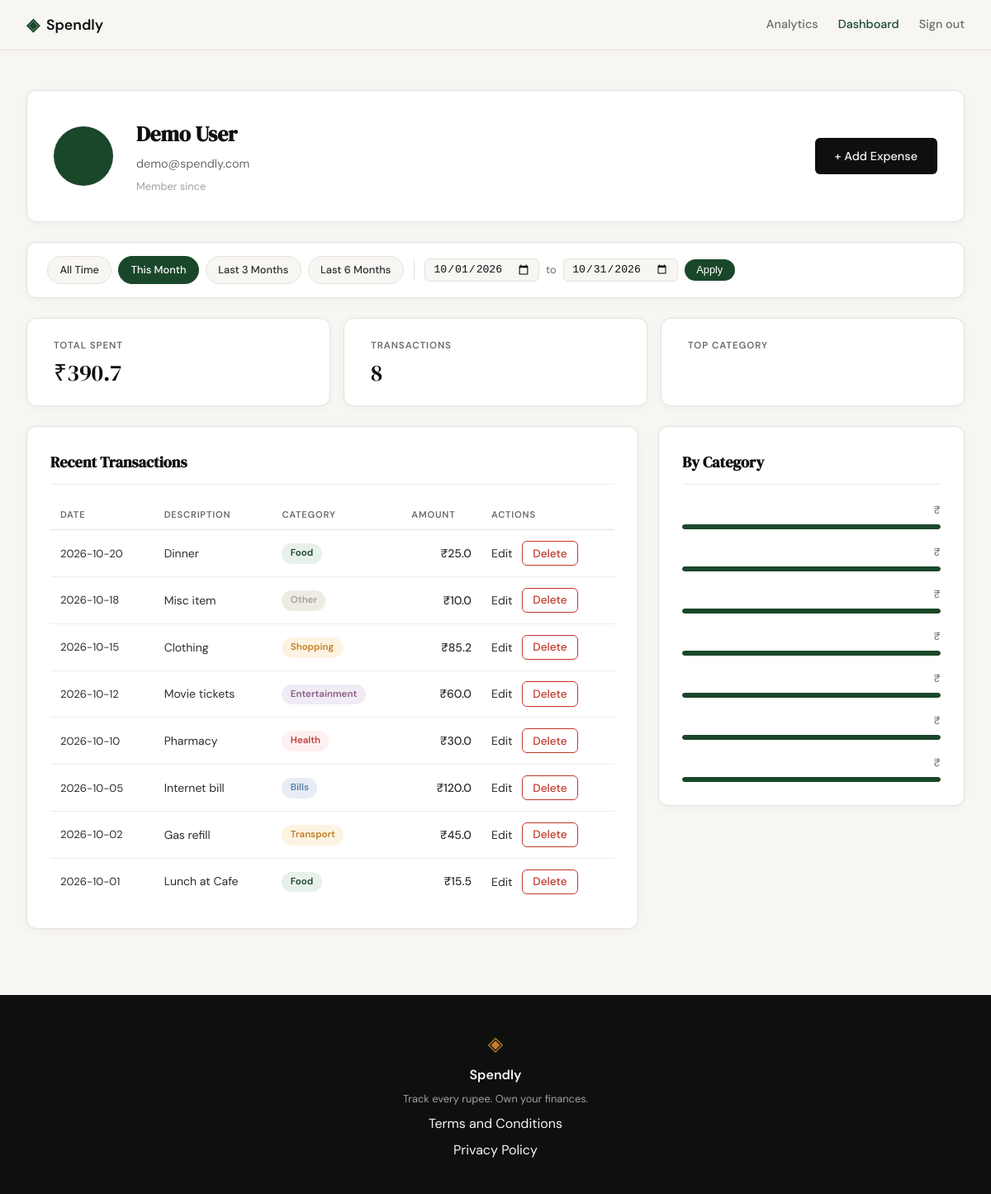
/profile?date_from=2026-10-01&date_to=2026-10-31 (signed in), run on the app's committed database.
### tables this page shows
CREATE TABLE users (
                id INTEGER PRIMARY KEY AUTOINCREMENT,
                name TEXT NOT NULL,
                email TEXT UNIQUE NOT NULL,
                password_hash TEXT NOT NULL,
                created_at TEXT DEFAULT (datetime('now'))
            );

CREATE TABLE expenses (
                id INTEGER PRIMARY KEY AUTOINCREMENT,
                user_id INTEGER NOT NULL,
                amount REAL NOT NULL,
                category TEXT NOT NULL,
                date TEXT NOT NULL,
                description TEXT,
                created_at TEXT DEFAULT (datetime('now')),
                FOREIGN KEY (user_id) REFERENCES users (id)
            );

### app.py (the view)
@app.route("/profile")
def profile():
    if not session.get("user_id"):
        return redirect(url_for("login"))
    uid = session["user_id"]
    today = date.today()
    date_from = _parse_date(request.args.get("date_from"))
    date_to = _parse_date(request.args.get("date_to"))
    if date_from and date_to and date_from > date_to:
        flash("Start date must be before end date.", "error")
        date_from = date_to = None
    today_str = today.isoformat()
    this_month_from = today.replace(day=1).isoformat()
    this_month_to = today.replace(
        day=calendar.monthrange(today.year, today.month)[1]
    ).isoformat()
    presets = {
        "this_month": {"date_from": this_month_from, "date_to": this_month_to},
        "last_3": {"date_from": _months_ago(today, 3), "date_to": today_str},
        "last_6": {"date_from": _months_ago(today, 6), "date_to": today_str},
    }
    return render_template(
        "profile.html",
        user=get_user_by_id(uid),
        stats=get_summary_stats(uid, date_from, date_to),
        expenses=get_recent_transactions(uid, date_from=date_from, date_to=date_to),
        categories=get_category_breakdown(uid, date_from, date_to),
        date_from=date_from,
        date_to=date_to,
        presets=presets,
    )

### app.py (called while the page is built)
def _parse_date(val):
    try:
        datetime.strptime(val, "%Y-%m-%d")
        return val
    except (ValueError, TypeError):
        return None

def _months_ago(today, n):
    m, y = today.month - n, today.year
    while m <= 0:
        m += 12
        y -= 1
    return date(y, m, 1).isoformat()

### database/db.py (called while the page is built)
def get_db():
    conn = sqlite3.connect(DB_PATH)
    conn.row_factory = sqlite3.Row
    conn.execute("PRAGMA foreign_keys = ON")
    return conn

### database/queries.py (called while the page is built)
def get_user_by_id(user_id):
    with get_db() as conn:
        return conn.execute("SELECT * FROM users WHERE id = ?", (user_id,)).fetchone()

def get_summary_stats(user_id, date_from=None, date_to=None):
    query = "SELECT SUM(amount) as total, COUNT(*) as count FROM expenses WHERE user_id = ?"
    params = [user_id]
    if date_from:
        query += " AND date >= ?"
        params.append(date_from)
    if date_to:
        query += " AND date <= ?"
        params.append(date_to)
    with get_db() as conn:
        return conn.execute(query, params).fetchone()

def get_recent_transactions(user_id, date_from=None, date_to=None):
    query = "SELECT * FROM expenses WHERE user_id = ? ORDER BY date DESC"
    params = [user_id]
    if date_from:
        query += " AND date >= ?"
        params.append(date_from)
    if date_to:
        query += " AND date <= ?"
        params.append(date_to)
    sql = "SELECT * FROM expenses WHERE user_id = ?"
    params = [user_id]
    if date_from:
        sql += " AND date >= ?"
        params.append(date_from)
    if date_to:
        sql += " AND date <= ?"
        params.append(date_to)
    sql += " ORDER BY date DESC"
    with get_db() as conn:
        return conn.execute(sql, params).fetchall()

def get_category_breakdown(user_id, date_from=None, date_to=None):
    sql = "SELECT category, SUM(amount) as total FROM expenses WHERE user_id = ?"
    params = [user_id]
    if date_from:
        sql += " AND date >= ?"
        params.append(date_from)
    if date_to:
        sql += " AND date <= ?"
        params.append(date_to)
    sql += " GROUP BY category"
    with get_db() as conn:
        return conn.execute(sql, params).fetchall()

### templates/profile.html (shortened to what this page needs)
{% extends "base.html" %}
{% block head %}
<link rel="stylesheet" href="{{ url_for('static', filename='css/profile.css') }}">
{% endblock %}
{% block content %}
<div class="profile-page">
    <div class="profile-inner">
        <div class="profile-header-card">
            <div class="profile-avatar">{{ user.initials }}</div>
            <div class="profile-info">
                <h1 class="profile-name">{{ user.name }}</h1>
                <p class="profile-email">{{ user.email }}</p>
                <p class="profile-since">Member since {{ user.member_since }}</p>
            </div>
            <a href="{{ url_for('add_expense') }}" class="btn-primary profile-add-btn">+ Add Expense</a>
        </div>
        <div class="filter-bar">
            <div class="filter-presets">
                <a href="{{ url_for('profile') }}"
                   class="filter-preset-btn{% if not date_from and not date_to %} filter-preset-btn--active{% endif %}">
                    All Time
                </a>
                <a href="{{ url_for('profile', date_from=presets.this_month.date_from, date_to=presets.this_month.date_to) }}"
                   class="filter-preset-btn{% if date_from == presets.this_month.date_from and date_to == presets.this_month.date_to %} filter-preset-btn--active{% endif %}">
                    This Month
                </a>
                <a href="{{ url_for('profile', date_from=presets.last_3.date_from, date_to=presets.last_3.date_to) }}"
                   class="filter-preset-btn{% if date_from == presets.last_3.date_from and date_to == presets.last_3.date_to %} filter-preset-btn--active{% endif %}">
                    Last 3 Months
                </a>
                <a href="{{ url_for('profile', date_from=presets.last_6.date_from, date_to=presets.last_6.date_to) }}"
                   class="filter-preset-btn{% if date_from == presets.last_6.date_from and date_to == presets.last_6.date_to %} filter-preset-btn--active{% endif %}">
                    Last 6 Months
                </a>
            </div>
            <form class="filter-form" method="GET" action="{{ url_for('profile') }}">
                <input type="date" name="date_from" class="filter-date-input"
                       value="{{ date_from or '' }}">
                <span class="filter-to-label">to</span>
                <input type="date" name="date_to" class="filter-date-input"
                       value="{{ date_to or '' }}">
                <button type="submit" class="filter-apply-btn">Apply</button>
            </form>
        </div>
        <div class="profile-stats">
            <div class="stat-card">
                <span class="stat-label">Total Spent</span>
                <span class="stat-value">₹{{ stats.total }}</span>
            </div>
            <div class="stat-card">
                <span class="stat-label">Transactions</span>
                <span class="stat-value">{{ stats.count }}</span>
            </div>
            <div class="stat-card">
                <span class="stat-label">Top Category</span>
            </div>
        </div>
        <div class="profile-grid">
            <div class="profile-section">
                <div class="section-title-row">
                    <h2 class="section-title">Recent Transactions</h2>
                </div>
                <div class="tx-table-wrapper">
                    <table class="tx-table">
                        <thead>
                            <tr>
                                <th>Date</th>
                                <th>Description</th>
                                <th>Category</th>
                                <th class="tx-amount-col">Amount</th>
                                <th>Actions</th>
                            </tr>
                        </thead>
                        <tbody>
                            {% for tx in expenses %}
                            <tr>
                                <td class="tx-date">{{ tx.date }}</td>
                                <td class="tx-desc">{{ tx.description }}</td>
                                <td>
                                    <span class="cat-badge cat-badge--{{ tx.category | lower }}">
                                        {{ tx.category }}
                                    </span>
                                </td>
                                <td class="tx-amount">₹{{ tx.amount }}</td>
                                <td class="tx-actions">
                                    <a href="{{ url_for('edit_expense', id=tx.id) }}" class="tx-edit-link">Edit</a>
                                    <form method="POST" action="{{ url_for('delete_expense', id=tx.id) }}"
                                          style="display:inline"
                                          onsubmit="return confirm('Delete this expense?')">
                                        <button type="submit" class="btn-delete">Delete</button>
                                    </form>
                                </td>
                            </tr>
                            {% endfor %}
                        </tbody>
                    </table>
                </div>
            </div>
            <div class="profile-section">
                <h2 class="section-title">By Category</h2>
                <div class="category-list">
                    {% for cat in categories %}
                    <div class="cat-row">
                        <div class="cat-row-header">
                            <span class="cat-row-amount">₹{{ cat.amount }}</span>
                        </div>
                        <div class="cat-bar-track">
                            <div class="cat-bar cat-bar--{{ cat.name | lower }}"
                                 style="width: {{ cat.percent }}%"></div>
                        </div>
                    </div>
                    {% endfor %}
                </div>
            </div>
        </div>
    </div>
</div>
{% endblock %}

### static/css/style.css (style rules this page uses)
:root { --ink: #0f0f0f; --ink-soft: #2d2d2d; --ink-muted: #6b6b6b; --ink-faint: #a0a0a0; --paper: #f7f6f3; --paper-warm: #f0ede6; --paper-card: #ffffff; --accent: #1a472a; --accent-light: #e8f0eb; --accent-2: #c17f24; --accent-2-light: #fdf3e3; --danger: #c0392b; --danger-light: #fdecea; --border: #e4e1da; --border-soft: #eeebe4; --font-display: 'DM Serif Display', Georgia, serif; --font-body: 'DM Sans', system-ui, sans-serif; --max-width: 1200px; --auth-width: 440px; --radius-sm: 6px; --radius-md: 12px; --radius-lg: 20px; }
*, *::before, *::after { box-sizing: border-box; margin: 0; padding: 0; }
html { font-size: 16px; scroll-behavior: smooth; }
body { background: var(--paper); color: var(--ink); font-family: var(--font-body); font-size: 1rem; line-height: 1.6; -webkit-font-smoothing: antialiased; }
a { color: inherit; text-decoration: none; }
.btn-primary { display: inline-block; background: var(--ink); color: var(--paper); padding: 0.65rem 1.5rem; border-radius: var(--radius-sm); font-family: var(--font-body); font-size: 0.9rem; font-weight: 500; cursor: pointer; border: none; transition: background 0.2s; text-decoration: none; }
.btn-delete { display: inline-block; background: transparent; color: var(--danger); border: 1px solid var(--danger); padding: 0.35rem 0.75rem; border-radius: var(--radius-sm); font-family: var(--font-body); font-size: 0.85rem; font-weight: 500; cursor: pointer; margin-left: 0.5rem; transition: background 0.2s; }

### data on the page
users: name "Demo User", email "demo@spendly.com"
expenses: date "2026-10-20", description "Dinner", category "Food", amount "25.0"
expenses: date "2026-10-18", description "Misc item", category "Other", amount "10.0"
expenses: date "2026-10-15", description "Clothing", category "Shopping", amount "85.2"
expenses: date "2026-10-12", description "Movie tickets", category "Entertainment", amount "60.0"
expenses: date "2026-10-10", description "Pharmacy", category "Health", amount "30.0"
expenses: date "2026-10-05", description "Internet bill", category "Bills", amount "120.0"
expenses: date "2026-10-02", description "Gas refill", category "Transport", amount "45.0"
expenses: date "2026-10-01", description "Lunch at Cafe", category "Food", amount "15.5"

### other printed values
{{ stats.total }} "390.7"
{{ stats.count }} "8"
